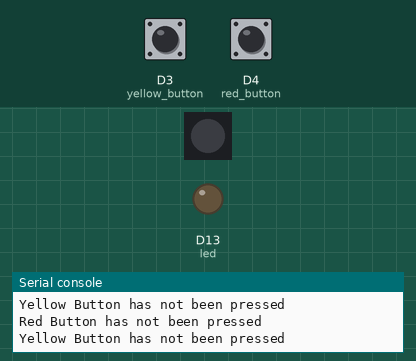
A program run on a simulated CircuitPython board. On the bench: 1 RGB LEDs in strip order, left to right, output pins drawn as LEDs (lit = HIGH), the last lines printed to the serial console. The inputs (shaded band) are chosen by the test bench; at power-on: D3 (yellow_button) LOW, D4 (red_button) LOW. Dim RGB values are drawn brighter than linear.

Above: at 1.2 s.
1.3 s: D3 (yellow_button) pulled HIGH for 0.15 s
At 1.5 s:
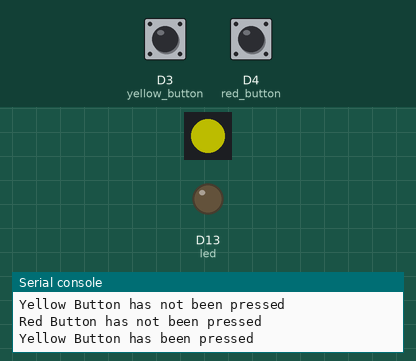
3.1 s: D4 (red_button) pulled HIGH for 0.15 s
At 3.31 s:
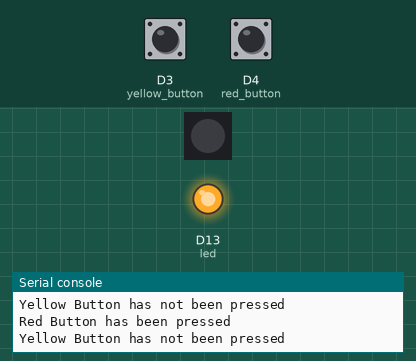
4.9 s: D4 (red_button) pulled HIGH for 3.2 s
At 9.4 s:
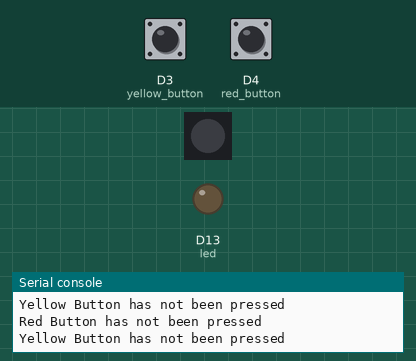
9.7 s: D3 (yellow_button) pulled HIGH for 3.2 s
At 11.2 s:
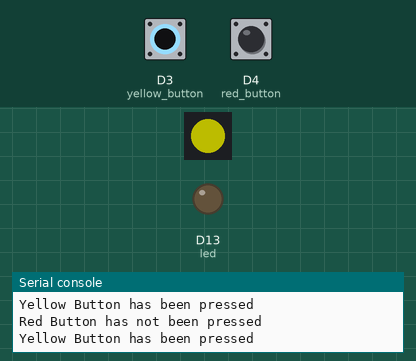
14.5 s: D3 (yellow_button) driven HIGH and D4 (red_button) driven HIGH
At 15.8 s:
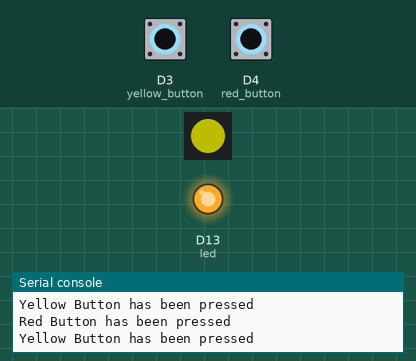
Timing chart, 0 to 17.1 s (numbered marks = the images above; inputs shaded):
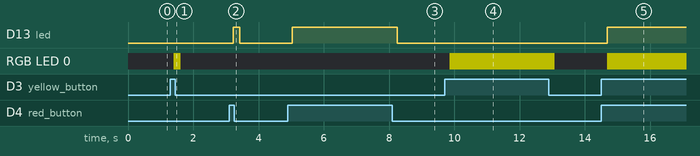

Measured:
- after the input at 1.3 s, RGB LED 0: off → RGB(76, 76, 0) after 0.11 s, → off 0.20 s later
- after the input at 3.1 s, D13 (led): LOW → HIGH after 0.12 s, → LOW 0.20 s later
- after the input at 4.9 s, D13 (led): LOW → HIGH after 0.13 s, → LOW 3.2 s later
- after the input at 9.7 s, RGB LED 0: off → RGB(76, 76, 0) after 0.16 s, → off 3.2 s later
- after the input at 14.5 s, D13 (led): LOW → HIGH after 0.18 s; RGB LED 0: off → RGB(76, 76, 0) after 0.18 s

The program:

z_button_token.py
```python
import board
import time
import adafruit_dotstar
from digitalio import DigitalInOut, Direction, Pull

led = DigitalInOut(board.D13)
led.direction = Direction.OUTPUT

rgb = adafruit_dotstar.DotStar(board.APA102_SCK, board.APA102_MOSI, 1)
rgb.brightness = 0.3

red_button = DigitalInOut(board.D4)
red_button.direction = Direction.INPUT
red_button.pull = Pull.DOWN

yellow_button = DigitalInOut(board.D3)
yellow_button.direction = Direction.INPUT
yellow_button.pull = Pull.DOWN

def check(token):
    if token == "RED":
        return red_button.value
    if token == "YELLOW":
        return yellow_button.value

while True:
    if check("RED"):
        print("Red Button has been pressed")
    else:
        print("Red Button has not been pressed")

    if check("YELLOW"):
        print("Yellow Button has been pressed")
    else:
        print("Yellow Button has not been pressed")
    led.value = check("RED")

    if check("YELLOW"):
        rgb[0] = (255, 255, 0)
    else:
        rgb[0] = (0, 0, 0)

    time.sleep(0.2)
```
